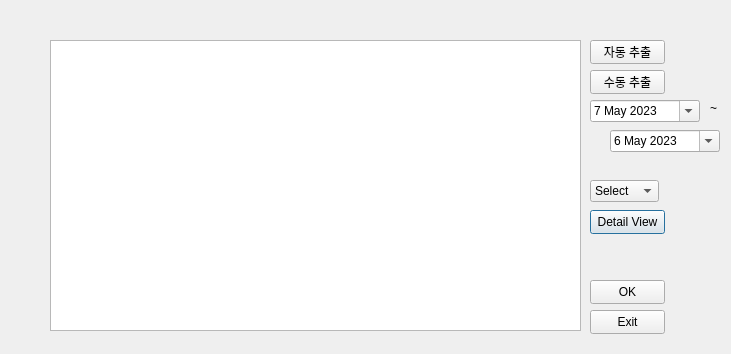
<?xml version="1.0" encoding="UTF-8"?>
<ui version="4.0">
 <class>Dialog</class>
 <widget class="QDialog" name="Dialog">
  <property name="geometry">
   <rect>
    <x>0</x>
    <y>0</y>
    <width>731</width>
    <height>354</height>
   </rect>
  </property>
  <property name="windowTitle">
   <string>Dialog</string>
  </property>
  <widget class="QTableWidget" name="tableWidget">
   <property name="geometry">
    <rect>
     <x>50</x>
     <y>40</y>
     <width>531</width>
     <height>291</height>
    </rect>
   </property>
   <property name="sizePolicy">
    <sizepolicy hsizetype="Expanding" vsizetype="Expanding">
     <horstretch>0</horstretch>
     <verstretch>0</verstretch>
    </sizepolicy>
   </property>
   <attribute name="horizontalHeaderCascadingSectionResizes">
    <bool>false</bool>
   </attribute>
  </widget>
  <widget class="QPushButton" name="Detail_view_button">
   <property name="geometry">
    <rect>
     <x>590</x>
     <y>210</y>
     <width>75</width>
     <height>24</height>
    </rect>
   </property>
   <property name="text">
    <string>Detail View</string>
   </property>
  </widget>
  <widget class="QPushButton" name="OK_button">
   <property name="geometry">
    <rect>
     <x>590</x>
     <y>280</y>
     <width>75</width>
     <height>24</height>
    </rect>
   </property>
   <property name="text">
    <string>OK</string>
   </property>
  </widget>
  <widget class="QPushButton" name="Exit_button">
   <property name="geometry">
    <rect>
     <x>590</x>
     <y>310</y>
     <width>75</width>
     <height>24</height>
    </rect>
   </property>
   <property name="text">
    <string>Exit</string>
   </property>
  </widget>
  <widget class="QDateEdit" name="sdate">
   <property name="geometry">
    <rect>
     <x>590</x>
     <y>100</y>
     <width>110</width>
     <height>22</height>
    </rect>
   </property>
   <property name="dateTime">
    <datetime>
     <hour>3</hour>
     <minute>0</minute>
     <second>0</second>
     <year>2023</year>
     <month>5</month>
     <day>7</day>
    </datetime>
   </property>
   <property name="time">
    <time>
     <hour>3</hour>
     <minute>0</minute>
     <second>0</second>
    </time>
   </property>
   <property name="calendarPopup">
    <bool>true</bool>
   </property>
  </widget>
  <widget class="QComboBox" name="chooseaction">
   <property name="geometry">
    <rect>
     <x>590</x>
     <y>180</y>
     <width>69</width>
     <height>22</height>
    </rect>
   </property>
   <item>
    <property name="text">
     <string>Select</string>
    </property>
   </item>
   <item>
    <property name="text">
     <string>Modify</string>
    </property>
   </item>
   <item>
    <property name="text">
     <string>Export</string>
    </property>
   </item>
  </widget>
  <widget class="QPushButton" name="auto_button">
   <property name="geometry">
    <rect>
     <x>590</x>
     <y>40</y>
     <width>75</width>
     <height>24</height>
    </rect>
   </property>
   <property name="text">
    <string>자동 추출</string>
   </property>
  </widget>
  <widget class="QPushButton" name="manual_button">
   <property name="geometry">
    <rect>
     <x>590</x>
     <y>70</y>
     <width>75</width>
     <height>24</height>
    </rect>
   </property>
   <property name="text">
    <string>수동 추출</string>
   </property>
  </widget>
  <widget class="QDateEdit" name="edate">
   <property name="geometry">
    <rect>
     <x>610</x>
     <y>130</y>
     <width>110</width>
     <height>22</height>
    </rect>
   </property>
   <property name="dateTime">
    <datetime>
     <hour>3</hour>
     <minute>0</minute>
     <second>0</second>
     <year>2023</year>
     <month>5</month>
     <day>6</day>
    </datetime>
   </property>
   <property name="time">
    <time>
     <hour>3</hour>
     <minute>0</minute>
     <second>0</second>
    </time>
   </property>
   <property name="calendarPopup">
    <bool>true</bool>
   </property>
  </widget>
  <widget class="QLabel" name="label">
   <property name="geometry">
    <rect>
     <x>710</x>
     <y>100</y>
     <width>48</width>
     <height>16</height>
    </rect>
   </property>
   <property name="text">
    <string>~</string>
   </property>
  </widget>
 </widget>
 <resources/>
 <connections/>
</ui>
